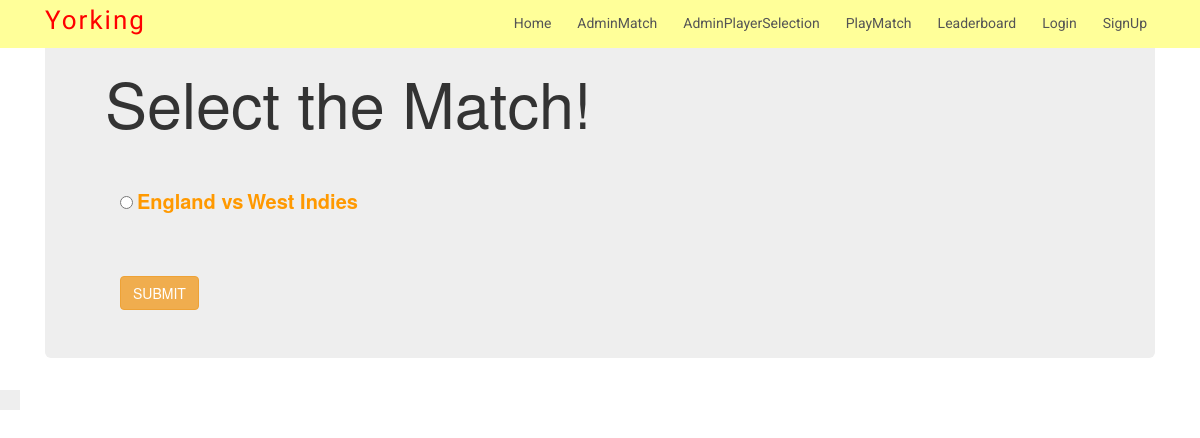
Page /team/ (signed in) on the earlier database version.
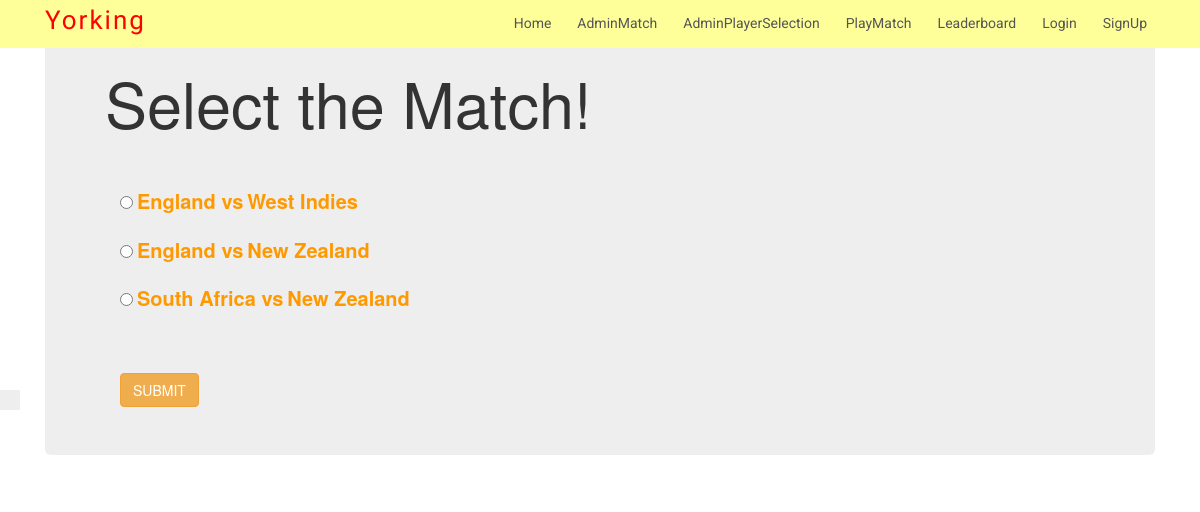
Same page on the later database version.
### Yorking/models.py (models this page shows)
class match_user(models.Model):
    match_id=models.CharField(primary_key=True,default=uuid_hex,max_length=100,editable=False)
    country1=models.CharField(max_length=200)
    country2=models.CharField(max_length=200)
    status=models.CharField(max_length=200,default='Not occured')

### Yorking/views.py (the view)
# urls.py: path('team/',views.select_team,name="select_team"),
def select_team(request):
    userid=request.session.get('user_id',default='login required')
    if userid=='login required':
        return redirect('/user_login')
    userid=request.session['user_id']
    user_obj=user.objects.get(user_id=userid)
    user_team_obj=user_team.objects.filter(user_id=user_obj).values('match_id')
    matches=[]
    match_user_obj=match_user.objects.filter(status='Available').values()
    available=[]
    user_played=[]
    matches=[]
    for i in match_user_obj:
        available.append(i['match_id'])
    for i in user_team_obj:
        user_played.append(i['match_id'])
    for i in available:
        if i not in user_played:
            matches.append(i)
    match_list=[]
    for i in matches:
        match_list.append(match_user.objects.filter(match_id=i).values()[0])
    if len(matches)==0:
        error="No New Matches Available! Come back Later Some time"
    else:
        error=False
    return render(request,'Yorking/team.html',{'error':error,'matches':match_list})

### templates/Yorking/team.html (shortened to what this page needs)
<!DOCTYPE html>
{% extends 'base.html' %}
{% load static %}
{% block content %}
<html lang="en" dir="ltr">
  <head>
    <link rel="stylesheet" href="https://maxcdn.bootstrapcdn.com/bootstrap/3.3.7/css/bootstrap.min.css">
  </head>
  <body>
    <div class="container">
      <div class="jumbotron">
        <h1>Select the Match!</h1>
        <br><br>
        <div class="container">
          <form action="{% url 'Yorking:playerss' %}" method="POST">
            {% for i in matches %}
            <div class="form-group">
              <input type="radio" name="matchid" value={{i.match_id}}>
              <label for="player" style="color:#ff9900; font-size:20px">{{i.country1}} vs</label>
              <label for="player" style="color:#ff9900; font-size:20px"> {{i.country2}}</label><p></p>
              <span class="checkmark"></span>
            </div>
            {% endfor %}
            <br><br>
            <button type="submit" name='submit' class="btn btn-warning margin-bottom button">Submit</button>
          </form>
        </div>
      </div>
    </div>
  </body>
</html>
{% endblock %}

### templates/base.html (shortened to what this page needs)
{% load static %}
<!DOCTYPE html>
<html lang="en">
<head>
  <link href="{% static 'vendor/bootstrap/css/bootstrap.min.css' %}" rel="stylesheet">
  <link href="{% static 'vendor/animate.css/animate.min.css' %}" rel="stylesheet">
  <link href="{% static 'vendor/font-awesome/css/font-awesome.min.css' %}" rel="stylesheet">
  <link href="{% static 'vendor/modal-video/css/modal-video.min.css' %}" rel="stylesheet">
  <link href="{% static 'vendor/owl.carousel/assets/owl.carousel.min.css' %}" rel="stylesheet">
  <link href="{% static 'css/style.css' %}" rel="stylesheet">
</head>
<body>
    {% include 'partials/_header.html' %}
    {% block content %}
    {% endblock %}
</body>
</html>

### templates/partials/_header.html
<header id="header" class="header header-hide">
    <div class="container">
      <div id="logo" class="pull-left">
        <h1><a href="{% url 'Yorking:index' %}" class="scrollto">Yorking</a></h1>
      </div>
      <nav id="nav-menu-container">
        <ul class="nav-menu">
          <li
          {% if '/' == request.path  %}
            class="menu-active"
          {% else %}
            class="menu"
          {% endif%}><a href="{% url 'Yorking:index' %}">Home</a></li>
          <li
          {% if 'form' in request.path  %}
            class="menu-active"
          {% else %}
            class="menu"
          {% endif%}><a href="{% url 'Yorking:form' %}">AdminMatch</a></li>
          <li
          {% if 'edit' in request.path  %}
            class="menu-active"
          {% else %}
            class="menu"
          {% endif%}><a href="{% url 'Yorking:edit' %}">AdminPlayerSelection</a></li>
          <li
          {% if 'select_team' in request.path  %}
            class="menu-active"
          {% else %}
            class="menu"
          {% endif%}><a href="{% url 'Yorking:select_team' %}">PlayMatch</a></li>
          <li
          {% if 'leaderboard_match' in request.path  %}
            class="menu-active"
          {% else %}
            class="menu"
          {% endif%}><a href="{% url 'Yorking:leaderboard_match' %}">Leaderboard</a></li>
          <li
          {% if 'login' in request.path  %}
            class="menu-active"
          {% else %}
            class="menu"
          {% endif%}><a href="{% url 'Yorking:login' %}">Login</a></li>
          <li
          {% if 'signup' in request.path  %}
            class="menu-active"
          {% else %}
            class="menu"
          {% endif%}><a href="{% url 'Yorking:signup' %}">SignUp</a></li>
        </ul>
      </nav>
    </div>
  </header>

### static/css/style.css (style rules this page uses)
body { background-color: #fff; color: #333; }
h1, h2, h3, h4, h5, h6 { margin: 0; }
a { letter-spacing: 2px; text-decoration: none; }
ul { letter-spacing: 1px; }
li { color: #626262; font-size: 13px; font-weight: 400; letter-spacing: 2px; line-height: 30px; text-transform: capitalize; }
span { letter-spacing: 1px; }
.btn { border: 1px solid #fff; border-radius: 50px; color: #fff; font-size: 11px; font-weight: 600; padding: 15px 40px; text-transform: uppercase; transition: all 0.5s ease-in-out 0s; }
#header { background: #FFFF99; position: fixed; left: 0; top: 0; right: 0; height: 48px; z-index: 3; transition: all 0.5s ease; }
#header #logo { padding: 6px 0 0 0; }
#header #logo h1 { color: #505050; font-family: "Philosopher", sans-serif; font-size: 26px; font-weight: 500; letter-spacing: 1px; margin: 0; }
#header #logo h1 a { color: #FF0000; line-height: 1; display: inline-block; text-decoration: none; }
.nav-menu, .nav-menu * { margin: 0; padding: 0; list-style: none; }
.nav-menu li { position: relative; white-space: nowrap; }
.nav-menu > li { float: left; }
#nav-menu-container { float: right; margin: 0 0 0 0; }
.nav-menu a { padding: 8px 8px; text-decoration: none; display: inline-block; color: #555; font-family: "Roboto", sans-serif; font-weight: 400; font-size: 14px; outline: none; letter-spacing: 0; transition: 0.3s; }
.nav-menu > li { margin-left: 10px; }
#mobile-nav { position: fixed; top: 0; padding-top: 18px; bottom: 0; z-index: 998; background: rgba(52, 59, 64, 0.9); left: -260px; width: 260px; overflow-y: auto; transition: 0.4s; }
#mobile-nav ul { padding: 0; margin: 0; list-style: none; }
#mobile-nav ul li { position: relative; }
#mobile-nav ul li a { color: #fff; font-size: 14px; overflow: hidden; padding: 6px 22px 6px 15px; position: relative; text-decoration: none; width: 100%; display: block; outline: none; letter-spacing: 0; }
.checkmark { position: absolute; top: 50%; transform: translateY(-50%); left: 0; height: 20px; width: 20px; background-color: #eee; }
.checkmark:after { content: ""; position: absolute; display: none; }

Differences in the rows shown:
now on this page (row edited): match_user: country1 "England", country2 "New Zealand"
added match_user: country1 "South Africa", country2 "New Zealand"
